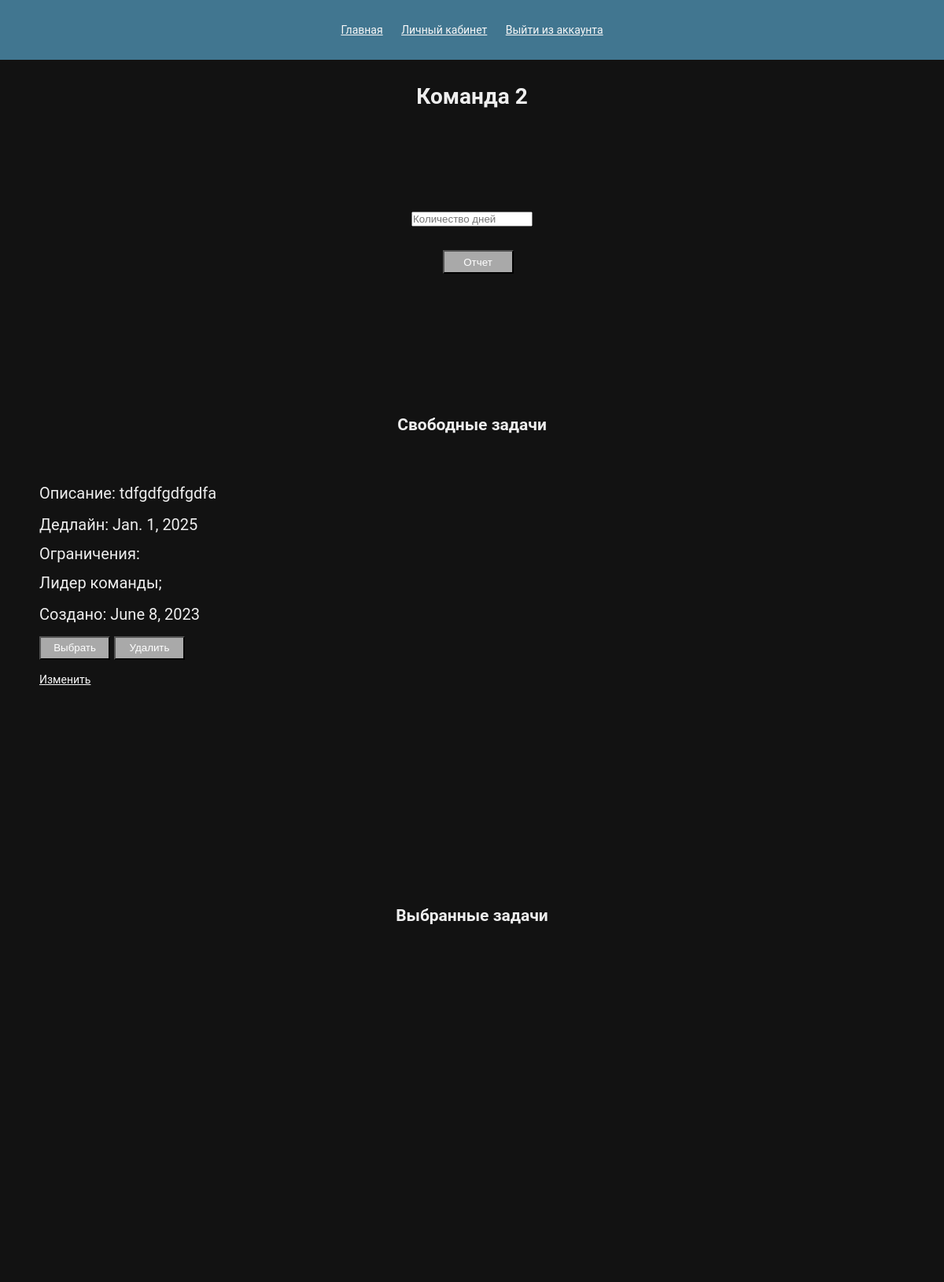
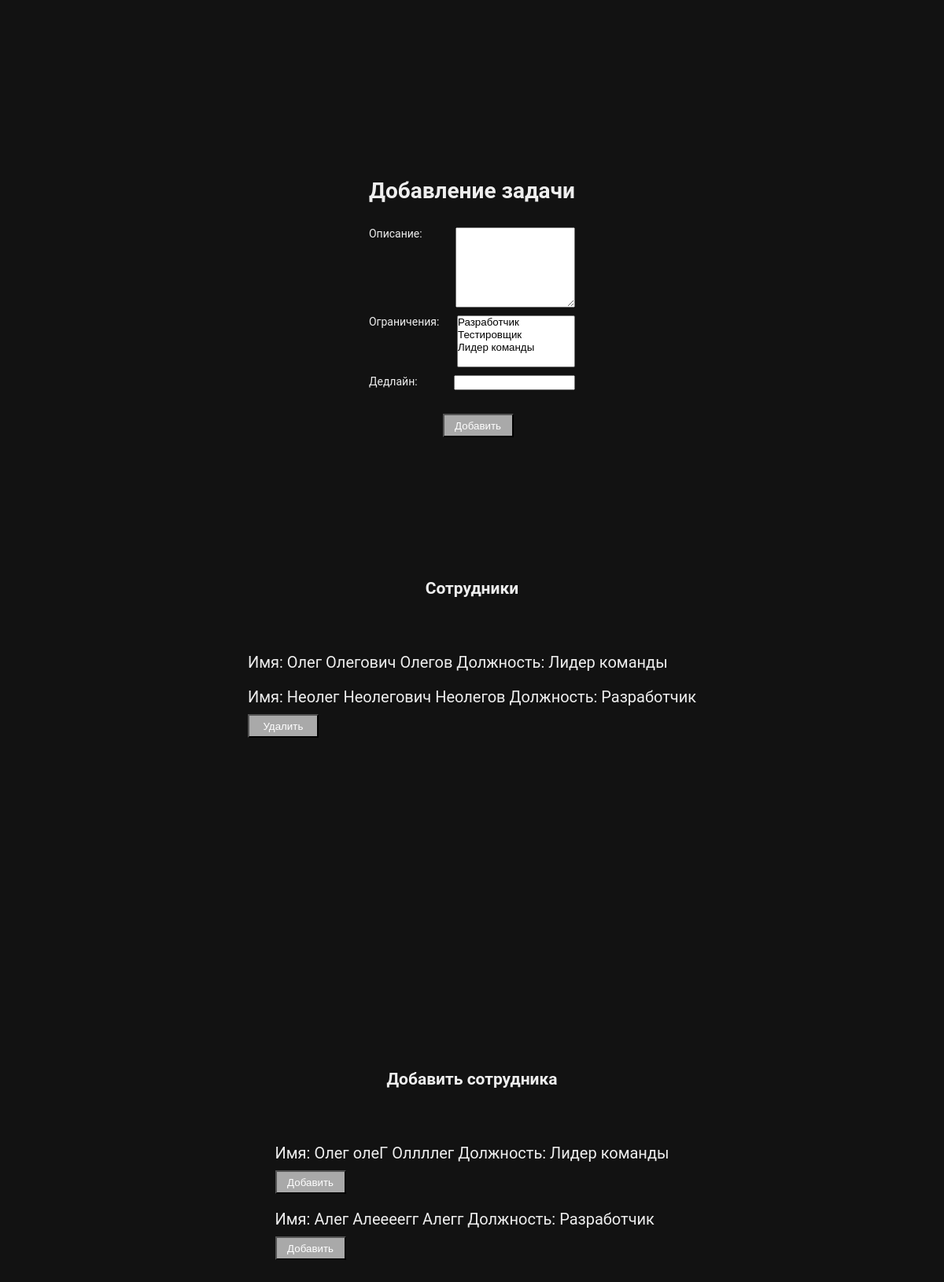
Page /teams/2 (signed in) on the committed database (2 pictures, top to bottom).
### user_teams/models.py (models this page shows, shortened)
class Team(models.Model):
    title = models.CharField(max_length=200, verbose_name="Название")
    tasks = models.ManyToManyField("Tasks", blank=True, verbose_name="Задачи", through="TaskToTeam",
                                   related_name="in_team")
    users = models.ManyToManyField("Users", blank=True, verbose_name="Участники", related_name="team")

class Tasks(models.Model):
    description = models.TextField(max_length=5000, verbose_name="Описание")
    restrictions = models.ManyToManyField("Positions", blank=True, verbose_name="Ограничения", through="RestrictionsToTask")
    deadline = models.DateField(verbose_name="Дедлайн")
    created_at = models.DateField(auto_now_add=True)
    is_selected = models.BooleanField(null=True, default=False)
    completed_at = models.DateField(blank=True, null=True, default=None)
    completed_by = models.ForeignKey("Users", blank=True, null=True, default=None, on_delete=models.SET_DEFAULT,
                                      verbose_name="Выполнено", related_name="completed_tasks")
    class Meta:
        ordering = ["deadline"]

class Positions(models.Model):
    name = models.CharField(max_length=300, verbose_name="Название")
    def __str__(self):
        return self.name

class Users(AbstractUser):
    first_name = models.CharField(max_length=200, verbose_name="Имя")
    second_name = models.CharField(max_length=200, verbose_name="Фамилия")
    last_name = models.CharField(max_length=200, verbose_name="Отчество")
    phone = models.CharField(max_length=20, verbose_name="Телефон")
    position = models.ForeignKey("Positions", on_delete=models.CASCADE, null=True, blank=True, verbose_name="Должность")
    selected_task = models.ForeignKey("Tasks", blank=True, null=True, default=None, on_delete=models.SET_DEFAULT,
                                      verbose_name="Задача", related_name="selected_by")
    def __str__(self):
        return f"{self.first_name} {self.last_name} {self.second_name}"

### user_teams/views.py (the view, shortened to what this page needs)
# urls.py: path('<int:pk>', TeamsDetailView.as_view(), name="teams_detail"),
class TeamsDetailView(ModelFormMixin, generic.DetailView):
    model = Team
    template_name = "user_teams/teams_detail.html"
    context_object_name = "team"
    form_class = forms.TaskAdd
    def get_context_data(self, **kwargs):
        context = super(TeamsDetailView, self).get_context_data(**kwargs)
        context['users'] = Users.objects.all()
        return context

### user_teams/forms.py
class TaskAdd(forms.ModelForm):
    class Meta:
        model = models.Tasks
        exclude = ["completed_at", "is_selected", "completed_by"]

### user_teams/templatetags/has_perm.py (called while the page is built)
@register.filter(name="has_perm")
def has_perm(user, perm):
    for group in user.groups.all():
        for permission in group.permissions.all():
            if permission.codename == perm:
                return True
    return False

### templates/user_teams/teams_detail.html (shortened to what this page needs)
{% if user.is_authenticated %}
    {% if team in user.team.all or user.username == "admin" %}
<!DOCTYPE html>
<html lang="en">
<head>
    {% load static %}
    <link href="{% static 'css/style.css' %}" rel="stylesheet">
</head>
<body>
    <header>
        <nav>
            <a href="{% url 'teams_list' %}">Главная</a>
            <a href="{% url 'user_profile' pk=user.id%}">Личный кабинет</a>
            <a href="{% url 'user_logout' %}">Выйти из аккаунта</a>
        </nav>
    </header>
    <h1 class="teamdetail_title">{{ team.title }}</h1>
    {% load has_perm %}
    {% if request.user|has_perm:'delete_tasks' %}
    <div class="taskchange_main">
        <div class="login_div">
            <div class="container">
                <form action="" method="post">
                    <input type="number" name="make_report_days" placeholder="Количество дней"/>
                    <div class="button_container">
                        <button type="submit">Отчет</button>
                    </div>
                </form>
            </div>
        </div>
    </div>
    {% endif %}
    <div>
        <h2 class="teamdetail_tasks">Свободные задачи</h2>
        <div class="teamdetail_listtasks">
        {% for task in team.tasks.all %}
            {% if task.is_selected is False and task.completed_at is None %}
            <div class="teamdetail_task_container">
            <form class="task" action="" method="post">
                <p>Описание: {{ task.description }}</p>
                <p>Дедлайн: {{ task.deadline }}</p>
                <div>Ограничения: {% for restriction in task.restrictions.all %} <p>{{ restriction.name }};</p>{% endfor %}</div>
                <p>Создано: {{ task.created_at }}</p>
                <p>
                {% if user.selected_task is None %}
                <input type="submit" name="task_select" value="Выбрать">
                {% endif %}
                {% load has_perm %}
                {% if request.user|has_perm:'delete_tasks' %}
                <input type="submit" name="task_delete" value="Удалить">
                {% endif %}
                </p>
            </form>
            {% if request.user|has_perm:'change_tasks' %}
            <p><a href="{% url 'task_change' pk=task.id %}">Изменить</a></p>
            {% endif %}
            </div>
            {% endif %}
        {% endfor %}
        </div>
        <h2 class="teamdetail_tasks">Выбранные задачи</h2>
        <div class="teamdetail_listtasks">
        {% for task in team.tasks.all %}
            {% if task.is_selected is not False %}
                {% load has_perm %}
            {% endif %}
        {% endfor %}
        </div>
        {% load has_perm %}
        {% if request.user|has_perm:'add_tasks' %}
            <div class="taskchange_main">
                <div class="login_div">
                    <div class="container">
                        <h1>Добавление задачи</h1>
                        <form class="addTask" method="post">
                            {{ form.as_p }}
                            <div class="button_container">
                                <button type="submit">Добавить</button>
                            </div>
                        </form>
                    </div>
                </div>
            </div>
        {% endif %}
        <h2 class="teamdetail_tasks">Сотрудники</h2>
        <div class="employees_center">
            <div>
            {% for usr in team.users.all %}
                <div class="container">
                    <p>Имя: {{ usr}} Должность: {{ usr.position }}</p>
                    {% if request.user|has_perm:'delete_usertoteam' and usr.id != user.id %}
                    <form method="post">
                        <button type="submit">Удалить</button>
                    </form>
                    {% endif %}
                </div>
            {% endfor %}
            </div>
        </div>
        {% if request.user|has_perm:'add_usertoteam' %}
        <h2 class="teamdetail_tasks">Добавить сотрудника</h2>
        <div class="employees_center">
            <div>
            {% for usr in users %}
                {% if usr.team.get.id != team.id and usr.position is not None %}
                <div class="container">
                    <p>Имя: {{ usr.first_name }} {{ usr.second_name }} {{ usr.last_name }} Должность: {{ usr.position }}</p>
                    <form method="post">
                        <button type="submit">Добавить</button>
                    </form>
                </div>
                {% endif %}
            {% endfor %}
            </div>
        {% endif %}
        </div>
    </div>
</body>
</html>
    {% else %}
        <meta http-equiv = "refresh" content = "0; url = {% url 'teams_list' %}"/>
    {% endif %}
{% else %}
    <meta http-equiv = "refresh" content = "0; url = {% url 'user_auth' %}"/>
{% endif %}

### static/css/style.css (style rules this page uses)
* { margin: 0; padding: 0; }
body { margin: 0; padding: 0; font-size: 0.875rem; font-family: "Roboto","Lucida Grande","DejaVu Sans","Bitstream Vera Sans",Verdana,Arial,sans-serif; color: #eeeeee; background: #121212; }
a:link, a:visited { color: #81d4fa; text-decoration: none; transition: color 0.15s, background 0.15s; }
a:-webkit-any-link { color: #f7f7f7; cursor: pointer; text-decoration: underline; }
header { width: auto; height: auto; display: flex; justify-content: center; align-items: center; padding: 30px 40px; background: #417690; color: white; overflow: hidden; }
header nav a { padding: 0 10px; }
.taskchange_main { display: flex; justify-content: center; }
.taskchange_main .login_div { margin: 100px 0; }
.taskchange_main .login_div input { width: 150px; }
.taskchange_main .login_div select { width: 150px; }
.taskchange_main .login_div textarea { width: 150px; height: 100px; }
.taskchange_main .login_div .button_container { display: flex; justify-content: center; margin: 30px 0; }
.taskchange_main .login_div button { width: 90px; height: 30px; color: white; background: darkgray; margin-left: 15px; }
.taskchange_main .login_div h1 { text-align: center; margin: 30px 0; }
.taskchange_main .login_div p { display: flex; justify-content: space-between; margin: 10px 0; }
.taskchange_main .login_div form div { height: 30px; display: flex; justify-content: space-between; margin: 10px 0; }
.teamdetail_title { display: flex; justify-content: center; margin: 30px 0; }
.teamdetail_tasks { display: flex; justify-content: center; margin: 50px 0; }
.teamdetail_listtasks { display: flex; margin: 0 50px; height: 500px; overflow: auto; overflow-y: hidden; }
.teamdetail_task_container { width: 500px; }
.teamdetail_task_container .task { width: 500px; font-size: 20px; }
.teamdetail_task_container p { width: 300px; margin: 10px 0; line-height: 30px; }
.teamdetail_task_container input { width: 90px; height: 30px; color: white; background: darkgray; }
.employees_center { display: flex; justify-content: center; height: 500px; overflow: auto; overflow-x: hidden; }
.employees_center .container { margin: 20px 0; }
.employees_center button { width: 90px; height: 30px; color: white; background: darkgray; margin-top: 10px; }
.employees_center p { font-size: 20px; }

### rows in the picture
Team: title "Команда 2"
Tasks: description "tdfgdfgdfgdfa", deadline "Jan. 1, 2025", created_at "June 8, 2023"
Positions: name "Лидер команды"
Users: first_name+last_name+second_name "Олег Олегович Олегов", position "Лидер команды"
Users: first_name+last_name+second_name "Неолег Неолегович Неолегов", position "Разработчик"
Users: first_name "Олег", second_name "олеГ", last_name "Оллллег", position "Лидер команды"
Users: first_name "Алег", second_name "Алеееегг", last_name "Алегг", position "Разработчик"
